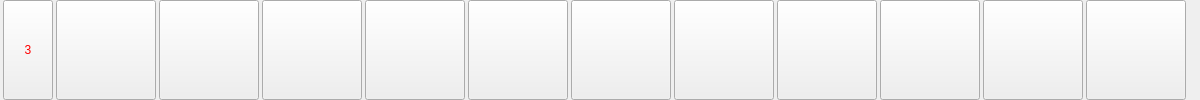
     <widget class="QWidget" name="line2" native="true">
      <property name="minimumSize">
       <size>
        <width>1200</width>
        <height>100</height>
       </size>
      </property>
      <property name="maximumSize">
       <size>
        <width>100</width>
        <height>100</height>
       </size>
      </property>
      <layout class="QHBoxLayout" name="horizontalLayout_4">
       <property name="spacing">
        <number>0</number>
       </property>
       <property name="sizeConstraint">
        <enum>QLayout::SetNoConstraint</enum>
       </property>
       <property name="leftMargin">
        <number>0</number>
       </property>
       <property name="topMargin">
        <number>0</number>
       </property>
       <property name="rightMargin">
        <number>0</number>
       </property>
       <property name="bottomMargin">
        <number>0</number>
       </property>
       <item>
        <widget class="QToolButton" name="toolButton_42">
         <property name="minimumSize">
          <size>
           <width>50</width>
           <height>100</height>
          </size>
         </property>
         <property name="maximumSize">
          <size>
           <width>50</width>
           <height>100</height>
          </size>
         </property>
         <property name="styleSheet">
          <string notr="true">color: rgb(255, 0, 0);
font: 18pt &quot;华文琥珀&quot;;</string>
         </property>
         <property name="text">
          <string>3</string>
         </property>
         <property name="iconSize">
          <size>
           <width>80</width>
           <height>80</height>
          </size>
         </property>
         <property name="autoRaise">
          <bool>false</bool>
         </property>
        </widget>
       </item>
       <item>
        <widget class="QPushButton" name="col2_0">
         <property name="minimumSize">
          <size>
           <width>100</width>
           <height>100</height>
          </size>
         </property>
         <property name="maximumSize">
          <size>
           <width>100</width>
           <height>100</height>
          </size>
         </property>
         <property name="text">
          <string/>
         </property>
         <property name="iconSize">
          <size>
           <width>100</width>
           <height>100</height>
          </size>
         </property>
        </widget>
       </item>
       <item>
        <widget class="QPushButton" name="col2_1">
         <property name="minimumSize">
          <size>
           <width>100</width>
           <height>100</height>
          </size>
         </property>
         <property name="maximumSize">
          <size>
           <width>100</width>
           <height>100</height>
          </size>
         </property>
         <property name="text">
          <string/>
         </property>
         <property name="iconSize">
          <size>
           <width>100</width>
           <height>100</height>
          </size>
         </property>
        </widget>
       </item>
       <item>
        <widget class="QPushButton" name="col2_2">
         <property name="minimumSize">
          <size>
           <width>100</width>
           <height>100</height>
          </size>
         </property>
         <property name="maximumSize">
          <size>
           <width>100</width>
           <height>100</height>
          </size>
         </property>
         <property name="text">
          <string/>
         </property>
         <property name="iconSize">
          <size>
           <width>100</width>
           <height>100</height>
          </size>
         </property>
        </widget>
       </item>
       <item>
        <widget class="QPushButton" name="col2_3">
         <property name="minimumSize">
          <size>
           <width>100</width>
           <height>100</height>
          </size>
         </property>
         <property name="maximumSize">
          <size>
           <width>100</width>
           <height>100</height>
          </size>
         </property>
         <property name="text">
          <string/>
         </property>
         <property name="iconSize">
          <size>
           <width>100</width>
           <height>100</height>
          </size>
         </property>
        </widget>
       </item>
       <item>
        <widget class="QPushButton" name="col2_4">
         <property name="minimumSize">
          <size>
           <width>100</width>
           <height>100</height>
          </size>
         </property>
         <property name="maximumSize">
          <size>
           <width>100</width>
           <height>100</height>
          </size>
         </property>
         <property name="text">
          <string/>
         </property>
         <property name="iconSize">
          <size>
           <width>100</width>
           <height>100</height>
          </size>
         </property>
        </widget>
       </item>
       <item>
        <widget class="QPushButton" name="col2_5">
         <property name="minimumSize">
          <size>
           <width>100</width>
           <height>100</height>
          </size>
         </property>
         <property name="maximumSize">
          <size>
           <width>100</width>
           <height>100</height>
          </size>
         </property>
         <property name="text">
          <string/>
         </property>
         <property name="iconSize">
          <size>
           <width>100</width>
           <height>100</height>
          </size>
         </property>
        </widget>
       </item>
       <item>
        <widget class="QPushButton" name="col2_6">
         <property name="minimumSize">
          <size>
           <width>100</width>
           <height>100</height>
          </size>
         </property>
         <property name="maximumSize">
          <size>
           <width>100</width>
           <height>100</height>
          </size>
         </property>
         <property name="text">
          <string/>
         </property>
         <property name="iconSize">
          <size>
           <width>100</width>
           <height>100</height>
          </size>
         </property>
        </widget>
       </item>
       <item>
        <widget class="QPushButton" name="col2_7">
         <property name="minimumSize">
          <size>
           <width>100</width>
           <height>100</height>
          </size>
         </property>
         <property name="maximumSize">
          <size>
           <width>100</width>
           <height>100</height>
          </size>
         </property>
         <property name="text">
          <string/>
         </property>
         <property name="iconSize">
          <size>
           <width>100</width>
           <height>100</height>
          </size>
         </property>
        </widget>
       </item>
       <item>
        <widget class="QPushButton" name="col2_8">
         <property name="minimumSize">
          <size>
           <width>100</width>
           <height>100</height>
          </size>
         </property>
         <property name="maximumSize">
          <size>
           <width>100</width>
           <height>100</height>
          </size>
         </property>
         <property name="text">
          <string/>
         </property>
         <property name="iconSize">
          <size>
           <width>100</width>
           <height>100</height>
          </size>
         </property>
        </widget>
       </item>
       <item>
        <widget class="QPushButton" name="col2_9">
         <property name="minimumSize">
          <size>
           <width>100</width>
           <height>100</height>
          </size>
         </property>
         <property name="maximumSize">
          <size>
           <width>100</width>
           <height>100</height>
          </size>
         </property>
         <property name="text">
          <string/>
         </property>
         <property name="iconSize">
          <size>
           <width>100</width>
           <height>100</height>
          </size>
         </property>
        </widget>
       </item>
       <item>
        <widget class="QPushButton" name="col2_10">
         <property name="minimumSize">
          <size>
           <width>100</width>
           <height>100</height>
          </size>
         </property>
         <property name="maximumSize">
          <size>
           <width>100</width>
           <height>100</height>
          </size>
         </property>
         <property name="text">
          <string/>
         </property>
         <property name="iconSize">
          <size>
           <width>100</width>
           <height>100</height>
          </size>
         </property>
        </widget>
       </item>
      </layout>
     </widget>
